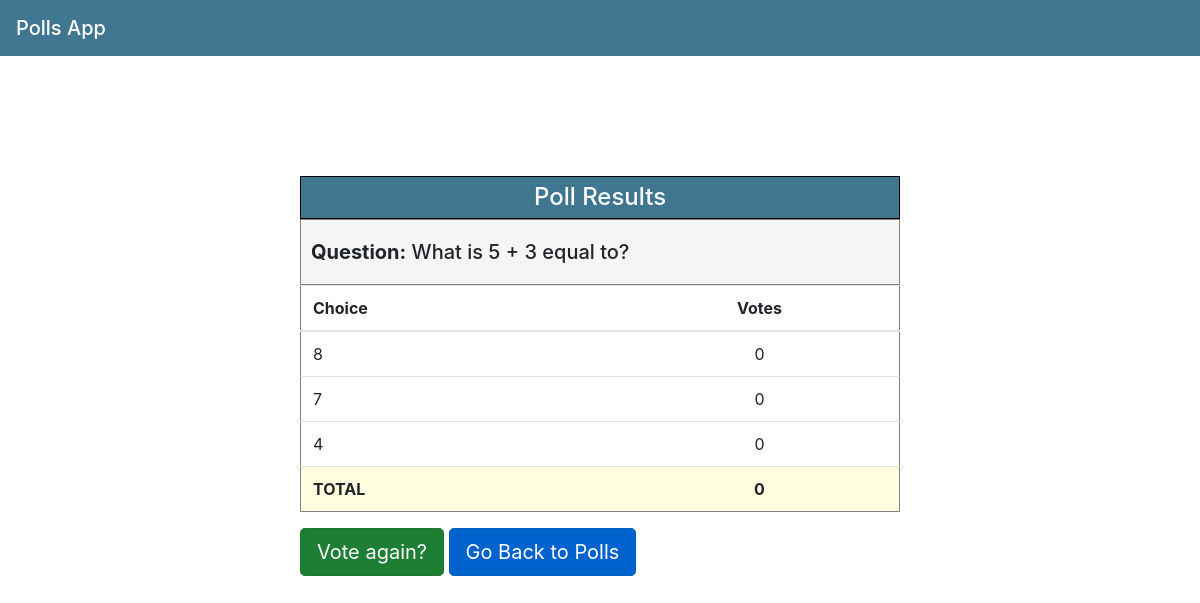
/polls/90/results/, run on an earlier commit of the app's database.
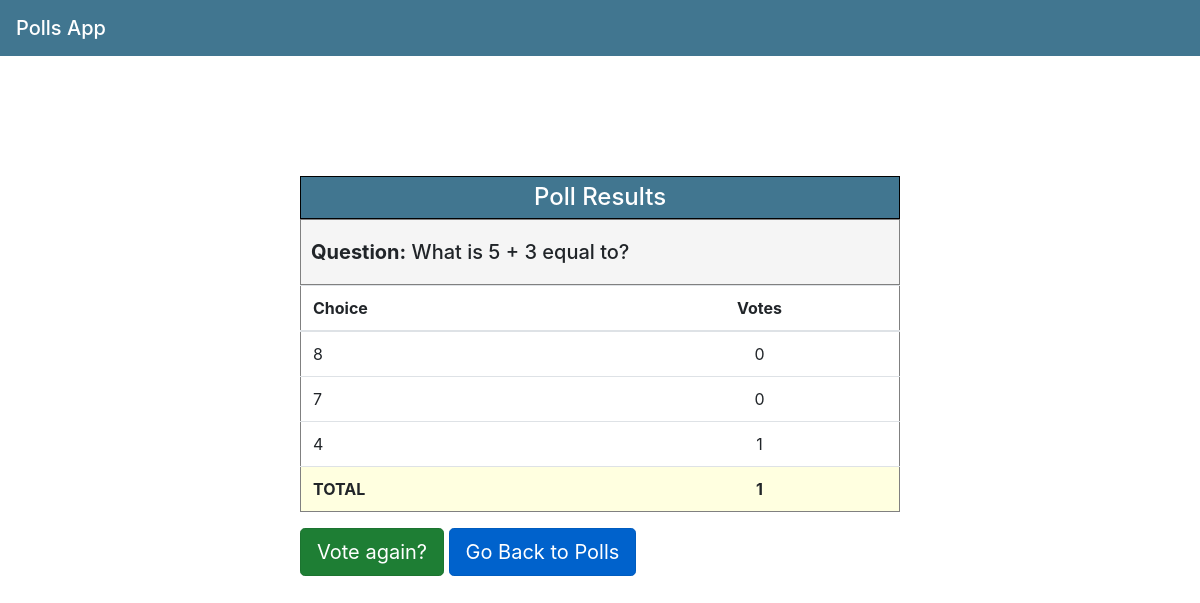
And on a later commit of the database.
### polls/models.py (models this page shows, shortened)
class Choice(models.Model):
    question = models.ForeignKey(Question, on_delete=models.CASCADE)
    choice_text = models.CharField(max_length=200)
    votes = models.IntegerField(default=0)

class Question(models.Model):
    question_text = models.CharField(max_length=200)
    pub_date = models.DateTimeField('date published')
    def get_total_votes(self):
        total_votes = 0
        for choice in self.choice_set.all():
            total_votes += choice.votes
        return total_votes

### polls/views.py (the view)
# urls.py: path('<int:pk>/results/', views.ResultsView.as_view(), name='results'),
class ResultsView(generic.DetailView):
    model = Question
    template_name = 'polls/results.html'

### polls/templates/polls/results.html
{% extends 'polls/base.html' %}
{% block content %}
    <div class="pollsContainer">
        <table class="table pollsTable">
             <thead>
                    <tr>
                        <h4 class = "listTitle">Poll Results</h4>
                    </tr>
                    <tr class="titleRow">
                        <h5 class="titleRow"><b>Question:</b> {{question.question_text}}</h5>
                    </tr>
                    <tr class="rowTable choiceRow">
                        <th scope="col">Choice</th>
                        <th class="votesCol" scope="col">Votes</th>
                    </tr>
             </thead>
             <tbody>
               {% for choice in question.choice_set.all %}
                    <tr class="choiceRow">
                        <td >{{ choice.choice_text }}</td>
                        <td class="votesCol"> {{ choice.votes }}</td>
                    </tr>
              {% endfor %}
               <tr class="totalsRow">
                   <td><b>TOTAL</b></td>
                   <td class="votesCol" ><b>{{ question.get_total_votes}}</b></td>
               </tr>
             </tbody>
        </table>
        <a class="btn btn-lg active btn-success" href="{% url 'polls:detail' question.id %}">Vote again?</a>
        <a class="btn btn-primary btn-lg active" href="{% url 'polls:index'%}">Go Back to Polls</a>
    </div>
{% endblock %}

What changed in the data, as far as the page shows it:
changed through a linked row, Question "What is 5 + 3 equal to?": get_total_votes "0" → "1"
changed Choice (number 3 of 3 on the later page): votes "0" → "1"
